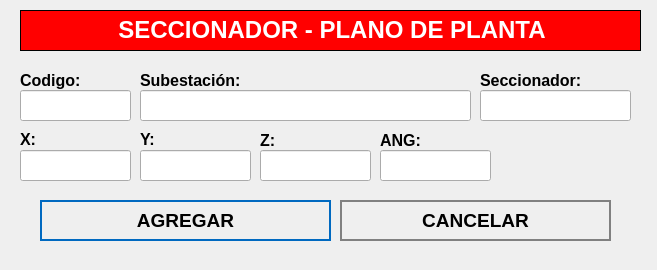
<?xml version="1.0" encoding="UTF-8"?>
<ui version="4.0">
 <class>NewBook</class>
 <widget class="QWidget" name="NewBook">
  <property name="geometry">
   <rect>
    <x>0</x>
    <y>0</y>
    <width>657</width>
    <height>270</height>
   </rect>
  </property>
  <property name="windowTitle">
   <string>Nuevo Registro</string>
  </property>
  <property name="styleSheet">
   <string notr="true">QPushButton
{	
	height: 2em;
 	border-style: solid;
	border-width: 2px;
 	border-color: grey;
	font-weight: bold;
}

QPushButton:hover
{
   	background-color:grey;
	color:white;
}</string>
  </property>
  <widget class="QLabel" name="label">
   <property name="geometry">
    <rect>
     <x>20</x>
     <y>10</y>
     <width>621</width>
     <height>41</height>
    </rect>
   </property>
   <property name="font">
    <font>
     <underline>false</underline>
    </font>
   </property>
   <property name="autoFillBackground">
    <bool>false</bool>
   </property>
   <property name="styleSheet">
    <string notr="true">background-color: red;</string>
   </property>
   <property name="frameShape">
    <enum>QFrame::Box</enum>
   </property>
   <property name="text">
    <string>&lt;html&gt;&lt;head/&gt;&lt;body&gt;&lt;p align=&quot;center&quot;&gt;&lt;span style=&quot; font-size:18pt; font-weight:600; color:#ffffff;&quot;&gt;SECCIONADOR - PLANO DE PLANTA&lt;/span&gt;&lt;/p&gt;&lt;/body&gt;&lt;/html&gt;</string>
   </property>
  </widget>
  <widget class="QLabel" name="label_autoriza">
   <property name="geometry">
    <rect>
     <x>20</x>
     <y>70</y>
     <width>101</width>
     <height>21</height>
    </rect>
   </property>
   <property name="text">
    <string>&lt;html&gt;&lt;head/&gt;&lt;body&gt;&lt;p&gt;&lt;span style=&quot; font-size:12pt; font-weight:600;&quot;&gt;Codigo:&lt;/span&gt;&lt;/p&gt;&lt;/body&gt;&lt;/html&gt;</string>
   </property>
  </widget>
  <widget class="QLineEdit" name="inputCodigo">
   <property name="geometry">
    <rect>
     <x>20</x>
     <y>90</y>
     <width>111</width>
     <height>31</height>
    </rect>
   </property>
   <property name="font">
    <font>
     <pointsize>12</pointsize>
    </font>
   </property>
  </widget>
  <widget class="QLineEdit" name="inputSubestacion">
   <property name="geometry">
    <rect>
     <x>140</x>
     <y>90</y>
     <width>331</width>
     <height>31</height>
    </rect>
   </property>
   <property name="font">
    <font>
     <pointsize>12</pointsize>
    </font>
   </property>
  </widget>
  <widget class="QPushButton" name="addButton">
   <property name="geometry">
    <rect>
     <x>40</x>
     <y>200</y>
     <width>291</width>
     <height>41</height>
    </rect>
   </property>
   <property name="font">
    <font>
     <pointsize>14</pointsize>
     <weight>75</weight>
     <bold>true</bold>
    </font>
   </property>
   <property name="cursor">
    <cursorShape>PointingHandCursor</cursorShape>
   </property>
   <property name="styleSheet">
    <string notr="true">QPushButton
{	
	height: 2em;
 	border-style: solid;
	border-width: 2px;
 	border-color: #0069c0;
	font-weight: bold;
}

QPushButton:hover
{
   	background-color:#0069c0;
	color:white;
}</string>
   </property>
   <property name="text">
    <string>AGREGAR</string>
   </property>
   <property name="icon">
    <iconset>
     <normaloff>../assets/icons/add-icon.png</normaloff>../assets/icons/add-icon.png</iconset>
   </property>
   <property name="iconSize">
    <size>
     <width>30</width>
     <height>30</height>
    </size>
   </property>
   <property name="autoDefault">
    <bool>true</bool>
   </property>
   <property name="default">
    <bool>true</bool>
   </property>
   <property name="flat">
    <bool>true</bool>
   </property>
  </widget>
  <widget class="QPushButton" name="cancelButton">
   <property name="geometry">
    <rect>
     <x>340</x>
     <y>200</y>
     <width>271</width>
     <height>41</height>
    </rect>
   </property>
   <property name="font">
    <font>
     <pointsize>14</pointsize>
     <weight>75</weight>
     <bold>true</bold>
    </font>
   </property>
   <property name="cursor">
    <cursorShape>PointingHandCursor</cursorShape>
   </property>
   <property name="styleSheet">
    <string notr="true">QPushButton
{	
	height: 2em;
 	border-style: solid;
	border-width: 2px;
 	border-color: grey;
	font-weight: bold;
}

QPushButton:hover
{
   	background-color:grey;
	color:white;
}</string>
   </property>
   <property name="text">
    <string>CANCELAR</string>
   </property>
   <property name="icon">
    <iconset>
     <normaloff>../assets/icons/cancel-icon.png</normaloff>../assets/icons/cancel-icon.png</iconset>
   </property>
   <property name="iconSize">
    <size>
     <width>30</width>
     <height>30</height>
    </size>
   </property>
   <property name="autoDefault">
    <bool>true</bool>
   </property>
   <property name="default">
    <bool>true</bool>
   </property>
   <property name="flat">
    <bool>true</bool>
   </property>
  </widget>
  <widget class="QLabel" name="label_aquienVisita">
   <property name="geometry">
    <rect>
     <x>140</x>
     <y>70</y>
     <width>191</width>
     <height>21</height>
    </rect>
   </property>
   <property name="text">
    <string>&lt;html&gt;&lt;head/&gt;&lt;body&gt;&lt;p&gt;&lt;span style=&quot; font-size:12pt; font-weight:600;&quot;&gt;Subestación:&lt;/span&gt;&lt;/p&gt;&lt;/body&gt;&lt;/html&gt;</string>
   </property>
  </widget>
  <widget class="QLabel" name="label_horaIngreso">
   <property name="geometry">
    <rect>
     <x>20</x>
     <y>130</y>
     <width>71</width>
     <height>16</height>
    </rect>
   </property>
   <property name="text">
    <string>&lt;html&gt;&lt;head/&gt;&lt;body&gt;&lt;p&gt;&lt;span style=&quot; font-size:12pt; font-weight:600;&quot;&gt;X:&lt;/span&gt;&lt;/p&gt;&lt;/body&gt;&lt;/html&gt;</string>
   </property>
  </widget>
  <widget class="QLabel" name="label_horaSalida">
   <property name="geometry">
    <rect>
     <x>140</x>
     <y>130</y>
     <width>81</width>
     <height>16</height>
    </rect>
   </property>
   <property name="text">
    <string>&lt;html&gt;&lt;head/&gt;&lt;body&gt;&lt;p&gt;&lt;span style=&quot; font-size:12pt; font-weight:600;&quot;&gt;Y:&lt;/span&gt;&lt;/p&gt;&lt;/body&gt;&lt;/html&gt;</string>
   </property>
  </widget>
  <widget class="QLabel" name="label_motivoVisita">
   <property name="geometry">
    <rect>
     <x>260</x>
     <y>130</y>
     <width>101</width>
     <height>21</height>
    </rect>
   </property>
   <property name="text">
    <string>&lt;html&gt;&lt;head/&gt;&lt;body&gt;&lt;p&gt;&lt;span style=&quot; font-size:12pt; font-weight:600;&quot;&gt;Z:&lt;/span&gt;&lt;/p&gt;&lt;/body&gt;&lt;/html&gt;</string>
   </property>
  </widget>
  <widget class="QLineEdit" name="inputX">
   <property name="geometry">
    <rect>
     <x>20</x>
     <y>150</y>
     <width>111</width>
     <height>31</height>
    </rect>
   </property>
   <property name="font">
    <font>
     <pointsize>12</pointsize>
    </font>
   </property>
  </widget>
  <widget class="QLineEdit" name="inputY">
   <property name="geometry">
    <rect>
     <x>140</x>
     <y>150</y>
     <width>111</width>
     <height>31</height>
    </rect>
   </property>
   <property name="font">
    <font>
     <pointsize>12</pointsize>
    </font>
   </property>
  </widget>
  <widget class="QLineEdit" name="inputZ">
   <property name="geometry">
    <rect>
     <x>260</x>
     <y>150</y>
     <width>111</width>
     <height>31</height>
    </rect>
   </property>
   <property name="font">
    <font>
     <pointsize>12</pointsize>
    </font>
   </property>
  </widget>
  <widget class="QLineEdit" name="inputSeccionador">
   <property name="geometry">
    <rect>
     <x>480</x>
     <y>90</y>
     <width>151</width>
     <height>31</height>
    </rect>
   </property>
   <property name="font">
    <font>
     <pointsize>12</pointsize>
    </font>
   </property>
  </widget>
  <widget class="QLabel" name="label_motivoVisita_3">
   <property name="geometry">
    <rect>
     <x>480</x>
     <y>70</y>
     <width>161</width>
     <height>21</height>
    </rect>
   </property>
   <property name="text">
    <string>&lt;html&gt;&lt;head/&gt;&lt;body&gt;&lt;p&gt;&lt;span style=&quot; font-size:12pt; font-weight:600;&quot;&gt;Seccionador:&lt;/span&gt;&lt;/p&gt;&lt;/body&gt;&lt;/html&gt;</string>
   </property>
  </widget>
  <widget class="QLabel" name="label_motivoVisita_2">
   <property name="geometry">
    <rect>
     <x>380</x>
     <y>130</y>
     <width>101</width>
     <height>21</height>
    </rect>
   </property>
   <property name="text">
    <string>&lt;html&gt;&lt;head/&gt;&lt;body&gt;&lt;p&gt;&lt;span style=&quot; font-size:12pt; font-weight:600;&quot;&gt;ANG:&lt;/span&gt;&lt;/p&gt;&lt;/body&gt;&lt;/html&gt;</string>
   </property>
  </widget>
  <widget class="QLineEdit" name="inputANG">
   <property name="geometry">
    <rect>
     <x>380</x>
     <y>150</y>
     <width>111</width>
     <height>31</height>
    </rect>
   </property>
   <property name="font">
    <font>
     <pointsize>12</pointsize>
    </font>
   </property>
  </widget>
 </widget>
 <tabstops>
  <tabstop>inputCodigo</tabstop>
  <tabstop>inputSubestacion</tabstop>
  <tabstop>addButton</tabstop>
  <tabstop>cancelButton</tabstop>
 </tabstops>
 <resources/>
 <connections/>
</ui>
